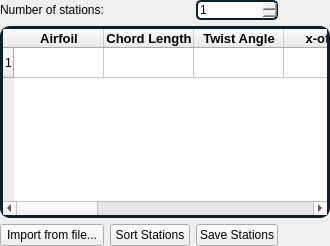
                <widget class="QWidget" name="station_tab2">
                 <property name="styleSheet">
                  <string notr="true">QSpinBox{
	border: 2px solid #0B212E;
	padding-top: 0.2em;
	padding-bottom: 0.2em;
	padding-left:0.5rem;
	border-radius:5px;
}</string>
                 </property>
                 <attribute name="title">
                  <string>Advanced</string>
                 </attribute>
                 <layout class="QGridLayout" name="gridLayout_17">
                  <property name="leftMargin">
                   <number>0</number>
                  </property>
                  <property name="topMargin">
                   <number>0</number>
                  </property>
                  <property name="rightMargin">
                   <number>0</number>
                  </property>
                  <property name="bottomMargin">
                   <number>0</number>
                  </property>
                  <item row="0" column="3">
                   <widget class="QSpinBox" name="station_nStationsAdv_input">
                    <property name="mouseTracking">
                     <bool>false</bool>
                    </property>
                    <property name="showGroupSeparator" stdset="0">
                     <bool>false</bool>
                    </property>
                    <property name="minimum">
                     <number>1</number>
                    </property>
                   </widget>
                  </item>
                  <item row="2" column="3">
                   <widget class="QPushButton" name="station_saveTable_button">
                    <property name="text">
                     <string>Save Stations</string>
                    </property>
                   </widget>
                  </item>
                  <item row="2" column="1">
                   <widget class="QPushButton" name="station_impTable_button">
                    <property name="toolTip">
                     <string>&lt;html&gt;&lt;head/&gt;&lt;body&gt;&lt;p&gt;&lt;span style=&quot; font-weight:400;&quot;&gt;IMPORTANT: This deletes all previously saved stations.&lt;/span&gt;&lt;/p&gt;&lt;/body&gt;&lt;/html&gt;</string>
                    </property>
                    <property name="whatsThis">
                     <string/>
                    </property>
                    <property name="text">
                     <string>Import from file...</string>
                    </property>
                   </widget>
                  </item>
                  <item row="1" column="1" colspan="5">
                   <widget class="QTableWidget" name="station_tableStations_input">
                    <property name="font">
                     <font>
                      <bold>false</bold>
                     </font>
                    </property>
                    <property name="styleSheet">
                     <string notr="true">QTableWidget{
	border: 3px solid #0B212E;
	border-radius:10px;
}</string>
                    </property>
                    <property name="frameShape">
                     <enum>QFrame::Shape::StyledPanel</enum>
                    </property>
                    <property name="sizeAdjustPolicy">
                     <enum>QAbstractScrollArea::SizeAdjustPolicy::AdjustIgnored</enum>
                    </property>
                    <property name="editTriggers">
                     <set>QAbstractItemView::EditTrigger::AnyKeyPressed|QAbstractItemView::EditTrigger::DoubleClicked|QAbstractItemView::EditTrigger::EditKeyPressed|QAbstractItemView::EditTrigger::SelectedClicked</set>
                    </property>
                    <property name="alternatingRowColors">
                     <bool>true</bool>
                    </property>
                    <property name="gridStyle">
                     <enum>Qt::PenStyle::SolidLine</enum>
                    </property>
                    <property name="sortingEnabled">
                     <bool>true</bool>
                    </property>
                    <property name="wordWrap">
                     <bool>true</bool>
                    </property>
                    <property name="rowCount">
                     <number>1</number>
                    </property>
                    <attribute name="horizontalHeaderCascadingSectionResizes">
                     <bool>false</bool>
                    </attribute>
                    <attribute name="horizontalHeaderMinimumSectionSize">
                     <number>40</number>
                    </attribute>
                    <attribute name="horizontalHeaderDefaultSectionSize">
                     <number>90</number>
                    </attribute>
                    <attribute name="horizontalHeaderShowSortIndicator" stdset="0">
                     <bool>true</bool>
                    </attribute>
                    <attribute name="verticalHeaderShowSortIndicator" stdset="0">
                     <bool>false</bool>
                    </attribute>
                    <attribute name="verticalHeaderStretchLastSection">
                     <bool>false</bool>
                    </attribute>
                    <row/>
                    <column>
                     <property name="text">
                      <string>Airfoil</string>
                     </property>
                     <property name="font">
                      <font>
                       <pointsize>10</pointsize>
                       <bold>true</bold>
                      </font>
                     </property>
                    </column>
                    <column>
                     <property name="text">
                      <string>Chord Length</string>
                     </property>
                     <property name="font">
                      <font>
                       <pointsize>10</pointsize>
                       <bold>true</bold>
                      </font>
                     </property>
                    </column>
                    <column>
                     <property name="text">
                      <string>Twist Angle</string>
                     </property>
                     <property name="font">
                      <font>
                       <pointsize>10</pointsize>
                       <bold>true</bold>
                      </font>
                     </property>
                    </column>
                    <column>
                     <property name="text">
                      <string>x-offset</string>
                     </property>
                     <property name="font">
                      <font>
                       <pointsize>10</pointsize>
                       <bold>true</bold>
                      </font>
                     </property>
                    </column>
                    <column>
                     <property name="text">
                      <string>y-offset</string>
                     </property>
                     <property name="font">
                      <font>
                       <pointsize>10</pointsize>
                       <bold>true</bold>
                      </font>
                     </property>
                    </column>
                    <column>
                     <property name="text">
                      <string>z-offset</string>
                     </property>
                     <property name="font">
                      <font>
                       <pointsize>10</pointsize>
                       <bold>true</bold>
                      </font>
                     </property>
                    </column>
                    <column>
                     <property name="text">
                      <string>x-multiplier</string>
                     </property>
                     <property name="font">
                      <font>
                       <pointsize>10</pointsize>
                       <bold>true</bold>
                      </font>
                     </property>
                    </column>
                    <column>
                     <property name="text">
                      <string>y-multiplier</string>
                     </property>
                     <property name="font">
                      <font>
                       <pointsize>10</pointsize>
                       <bold>true</bold>
                      </font>
                     </property>
                    </column>
                    <column>
                     <property name="text">
                      <string>z-mutiplier</string>
                     </property>
                     <property name="font">
                      <font>
                       <pointsize>10</pointsize>
                       <bold>true</bold>
                      </font>
                     </property>
                    </column>
                    <column>
                     <property name="text">
                      <string>x-mirror</string>
                     </property>
                     <property name="font">
                      <font>
                       <pointsize>10</pointsize>
                       <bold>true</bold>
                      </font>
                     </property>
                    </column>
                    <column>
                     <property name="text">
                      <string>y-mirror</string>
                     </property>
                     <property name="font">
                      <font>
                       <pointsize>10</pointsize>
                       <bold>true</bold>
                      </font>
                     </property>
                    </column>
                    <item row="0" column="0">
                     <property name="text">
                      <string/>
                     </property>
                    </item>
                    <item row="0" column="3">
                     <property name="text">
                      <string/>
                     </property>
                    </item>
                    <item row="0" column="4">
                     <property name="text">
                      <string/>
                     </property>
                    </item>
                    <item row="0" column="5">
                     <property name="text">
                      <string/>
                     </property>
                    </item>
                    <item row="0" column="6">
                     <property name="text">
                      <string/>
                     </property>
                    </item>
                    <item row="0" column="7">
                     <property name="text">
                      <string/>
                     </property>
                    </item>
                    <item row="0" column="8">
                     <property name="text">
                      <string/>
                     </property>
                    </item>
                    <item row="0" column="9">
                     <property name="text">
                      <string/>
                     </property>
                    </item>
                    <item row="0" column="10">
                     <property name="text">
                      <string/>
                     </property>
                    </item>
                   </widget>
                  </item>
                  <item row="0" column="5">
                   <spacer name="horizontalSpacer_12">
                    <property name="orientation">
                     <enum>Qt::Orientation::Horizontal</enum>
                    </property>
                    <property name="sizeHint" stdset="0">
                     <size>
                      <width>40</width>
                      <height>20</height>
                     </size>
                    </property>
                   </spacer>
                  </item>
                  <item row="0" column="1">
                   <widget class="QLabel" name="label_44">
                    <property name="sizePolicy">
                     <sizepolicy hsizetype="Maximum" vsizetype="Preferred">
                      <horstretch>0</horstretch>
                      <verstretch>0</verstretch>
                     </sizepolicy>
                    </property>
                    <property name="text">
                     <string>Number of stations:</string>
                    </property>
                    <property name="buddy">
                     <cstring>station_nStationsAdv_input</cstring>
                    </property>
                   </widget>
                  </item>
                  <item row="2" column="2">
                   <widget class="QPushButton" name="station_sortTable_button">
                    <property name="toolTip">
                     <string>&lt;html&gt;&lt;head/&gt;&lt;body&gt;&lt;p&gt;&lt;span style=&quot; font-weight:400;&quot;&gt;Sorts the stations based on the Z axis.&lt;/span&gt;&lt;/p&gt;&lt;/body&gt;&lt;/html&gt;</string>
                    </property>
                    <property name="text">
                     <string>Sort Stations</string>
                    </property>
                   </widget>
                  </item>
                 </layout>
                </widget>
